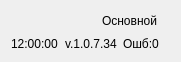
   <widget class="QWidget" name="">
    <property name="geometry">
     <rect>
      <x>80</x>
      <y>10</y>
      <width>181</width>
      <height>41</height>
     </rect>
    </property>
    <layout class="QVBoxLayout" name="verticalLayout">
     <item>
      <layout class="QHBoxLayout" name="horizontalLayout_2">
       <item>
        <spacer name="horizontalSpacer">
         <property name="orientation">
          <enum>Qt::Horizontal</enum>
         </property>
         <property name="sizeHint" stdset="0">
          <size>
           <width>40</width>
           <height>20</height>
          </size>
         </property>
        </spacer>
       </item>
       <item>
        <widget class="QLabel" name="label_MainRsrv">
         <property name="sizePolicy">
          <sizepolicy hsizetype="Preferred" vsizetype="Fixed">
           <horstretch>0</horstretch>
           <verstretch>0</verstretch>
          </sizepolicy>
         </property>
         <property name="text">
          <string>Основной</string>
         </property>
        </widget>
       </item>
       <item>
        <widget class="QLabel" name="label_actual">
         <property name="sizePolicy">
          <sizepolicy hsizetype="Fixed" vsizetype="Fixed">
           <horstretch>0</horstretch>
           <verstretch>0</verstretch>
          </sizepolicy>
         </property>
         <property name="text">
          <string/>
         </property>
         <property name="pixmap">
          <pixmap resource="../shaper/images.qrc">:/status/images/icon_grn.ico</pixmap>
         </property>
        </widget>
       </item>
      </layout>
     </item>
     <item>
      <layout class="QHBoxLayout" name="horizontalLayout">
       <item>
        <widget class="QLabel" name="label_last">
         <property name="sizePolicy">
          <sizepolicy hsizetype="Preferred" vsizetype="Fixed">
           <horstretch>0</horstretch>
           <verstretch>0</verstretch>
          </sizepolicy>
         </property>
         <property name="text">
          <string>12:00:00</string>
         </property>
        </widget>
       </item>
       <item>
        <widget class="QLabel" name="label_version">
         <property name="sizePolicy">
          <sizepolicy hsizetype="Preferred" vsizetype="Fixed">
           <horstretch>0</horstretch>
           <verstretch>0</verstretch>
          </sizepolicy>
         </property>
         <property name="text">
          <string>v.1.0.7.34</string>
         </property>
        </widget>
       </item>
       <item>
        <widget class="QLabel" name="label_errors">
         <property name="sizePolicy">
          <sizepolicy hsizetype="Preferred" vsizetype="Fixed">
           <horstretch>0</horstretch>
           <verstretch>0</verstretch>
          </sizepolicy>
         </property>
         <property name="text">
          <string>Ошб:0</string>
         </property>
        </widget>
       </item>
      </layout>
     </item>
    </layout>
   </widget>
